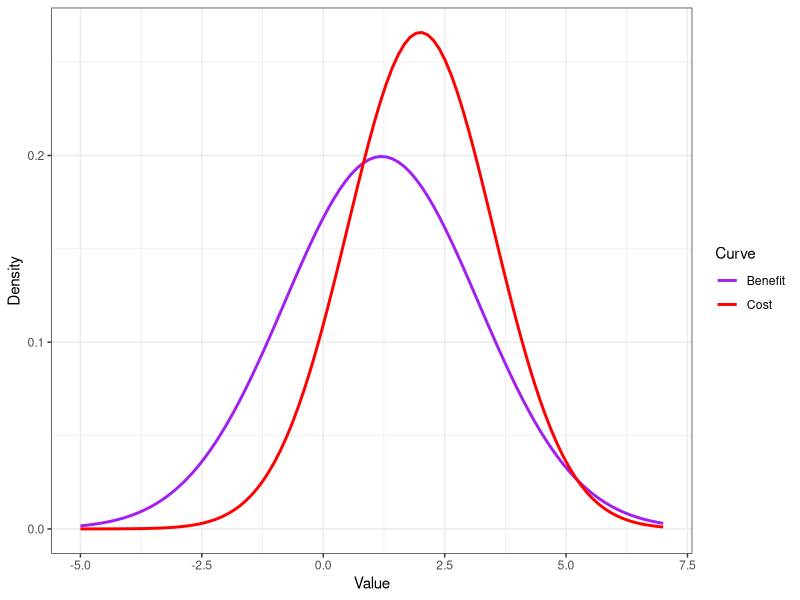
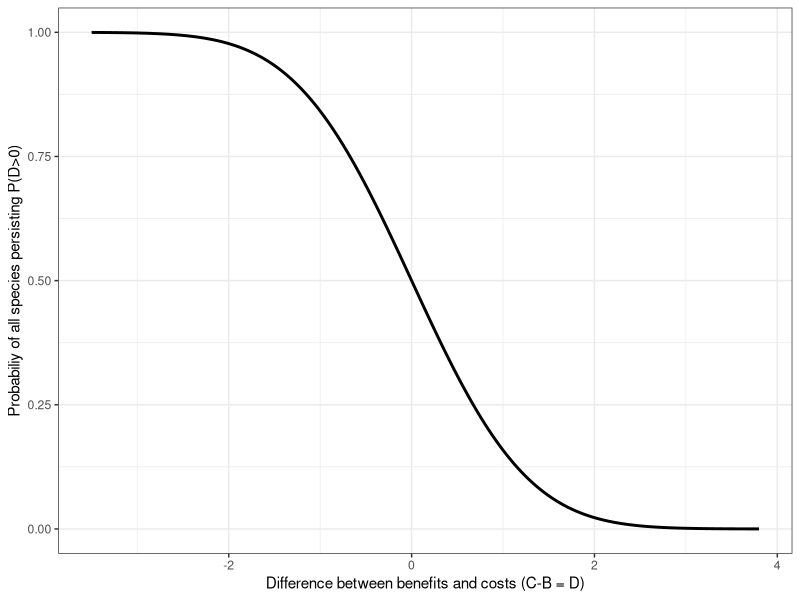
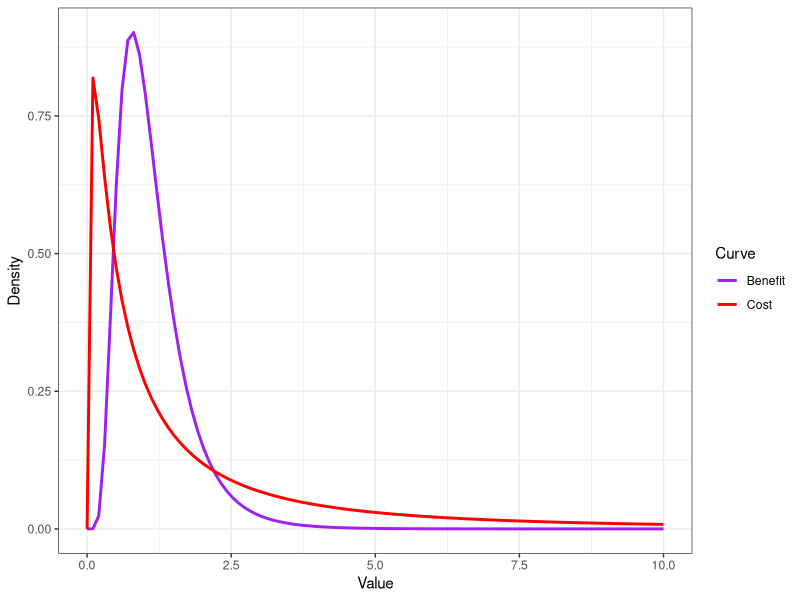

Write R code to recreate these figures, in order.
## ---- chunk 1
knitr::opts_chunk$set(echo = TRUE)
library(ggplot2)
library(tidyverse)
## ---- chunk 2
# Define the means and standard deviations for costs and benefits
mean_benefit <- 1.2
sd_benefit <- 2
mean_cost <- 2
sd_cost <- 1.5

# Sequence of x values
x <- seq(-5, 7, length.out = 100)

# Values for each curve
dbenefit <- dnorm(x, mean = mean_benefit, sd = sd_benefit)
dcost <- dnorm(x, mean = mean_cost, sd = sd_cost)

# Create a data frame
toplot<- data.frame(x = rep(x, 2),
                  y = c(dbenefit, dcost),
                  group = factor(rep(c("Benefit", "Cost"), each = length(x))))

# Plot the curves
ggplot(toplot, aes(x = x, y = y, color = group)) +
  geom_line(lwd =1) +
  scale_color_manual(values = c("Benefit" = "purple", "Cost" = "red")) +
  labs(x = "Value",
       y = "Density",
       color = "Curve") +
  theme_bw()
## ---- chunk 3
# Creating the data with values for the difference and estimating prob of persistence
diff_probs <- tibble(diff_values = seq(-3.5,3.8, by = 0.01))
diff_probs <- diff_probs %>% mutate(probs = pnorm(0, mean=diff_values))

ggplot(diff_probs, aes(x = diff_values, y=probs)) +
  geom_line(lwd =1) +
  labs(x = "Difference between benefits and costs (C-B = D)",
       y = "Probabiliy of all species persisting P(D>0)",
       color = "Curve") +
  theme_bw()

## ---- chunk 4
# Plotting the lognormal curve  
# Sequence of x values
x <- seq(0, 10, length.out = 100)
  
# Values for each curve
dbenefit <- dlnorm(x, mean = 0, sd = 0.5)
dcost <- dlnorm(x, mean = 0, sd = 1.5)

# Create a data frame
toplot<- data.frame(x = rep(x, 2),
                    y = c(dbenefit, dcost),
                    group = factor(rep(c("Benefit", "Cost"), each = length(x))))

# Plot the curves
ggplot(toplot, aes(x = x, y = y, color = group)) +
  geom_line(lwd =1) +
  scale_color_manual(values = c("Benefit" = "purple", "Cost" = "red")) +
  labs(x = "Value",
       y = "Density",
       color = "Curve") +
  theme_bw()  

